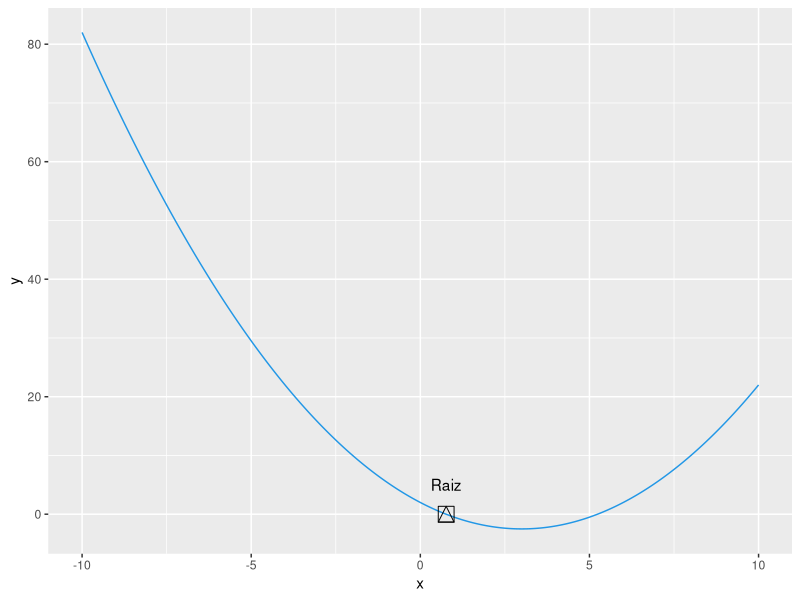

Source code (R):
#____________________________________________
#----------------Biseccion-------------------
#____________________________________________

library("ggplot2")

### documentacion de codigo 15-01-2021
#Este codigo es el explicado y formulado por el profesor

#
# Biseccion 
#Este metodo consiste en dividir el espacio de busqueda a la mitad 
#y evaluar si el cambio de signo esta cerca. Asi se 
#aplica de forma iterativa hasta superar el rango de error.

biseccion <- function(Fx,limI,limS, tol=1.0e-6){
  repeat
  {
    x <- (limI + limS)/ 2     #punto medio
    L <- (limS - limI)/ 2     #intervalo
    
    if(Fx(x) == 0)
    {
      return(x)
      break
      
    }else if(Fx(limI)*Fx(x)<0)
    {
      
      limS <- x         #[a,x]
      
    }else 
    {
      limI <- x         #[x,b]
    }
    if(L < tol)
    {
      return(x)
      break
    } 
    
  }
}
#_______________________________________________
#------------------Implementación---------------
#_______________________________________________

###Este apartado es para definir las funciones
##Primero se define el espacio de Busqueda

fx <- function(x)
{
  return((x^2 / 2) - 3*x + 2)##ES MUY IMPORTANTE QUE SUSTITUYAS EN 
  #ESTE LUGAR LA FUNCION-RAIZ QUE DESEAS ENCONTRAR.
}

limS <- 10  ## este es para declarar el limite 
#superior de la funcion 

limI <- -10 #Al igual este es para el limite inferior 
#notese que el valor es negativo

steps <- 0.01 # aqui se esta definiendo de cuanto 
#en cuanto se va a caminar la funciom


x <- seq(limI , limS, steps)
y <- c()

for( i in seq_along(x)){y[i] <- fx(x[i])} 
df <- data.frame(x,y)


raiz <- biseccion(fx, limI , limS)   ## se llama a la funcion y se obtiene la raiz 


##graficacion 
## para este apartado es necesario que se cargue la libreria 
##library(ggplot2) Porque si no no graficara nada del codigo siguiente 


ggplot(data= df, mapping=aes(x=x , y=y))+
  geom_line(color=4)+
  annotate(geom="text",x=raiz,y=5,label="Raiz")+
  annotate(geom="point", x=raiz, y=0,size=5, shape=14,fill="transparent")
